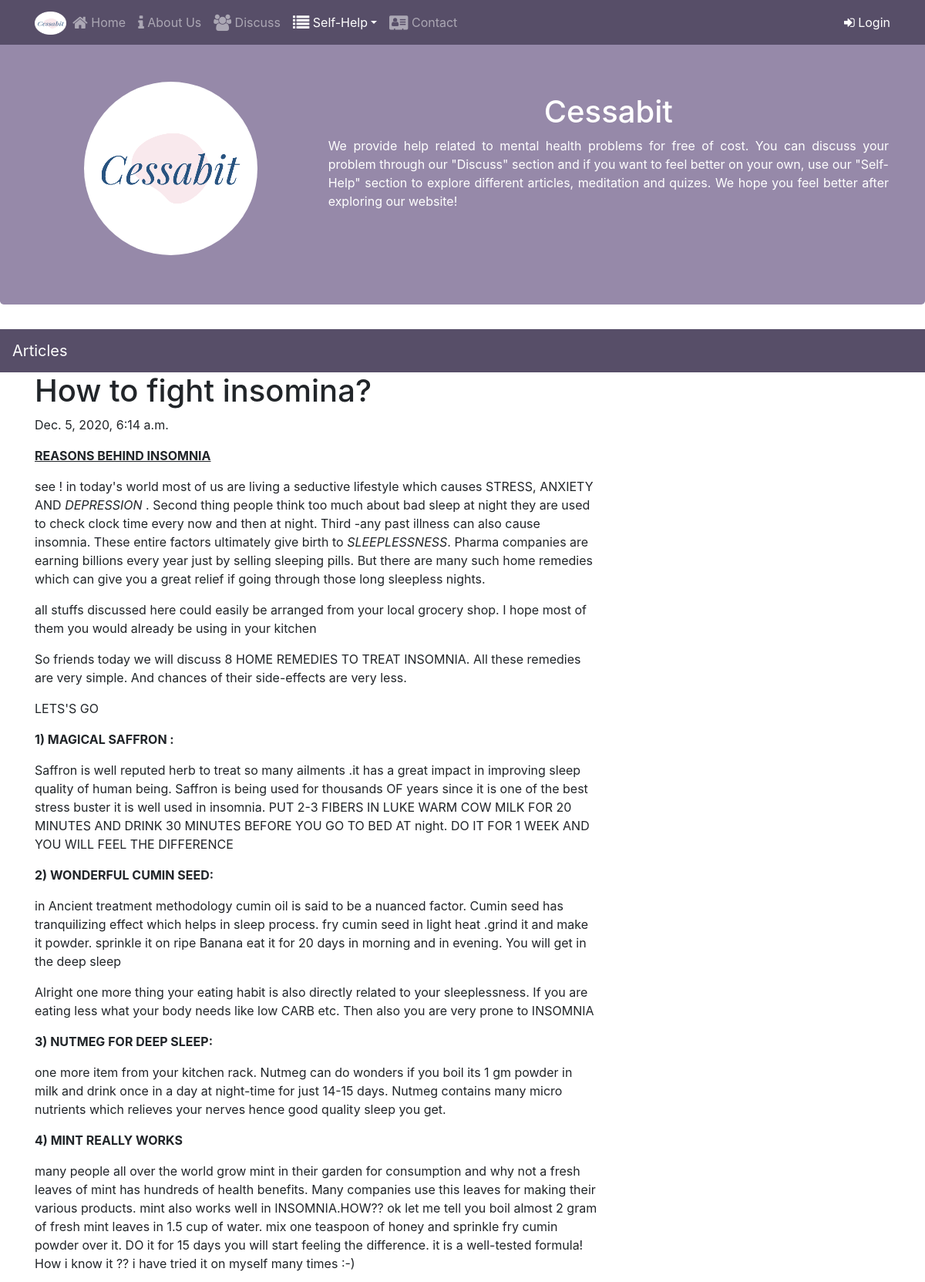
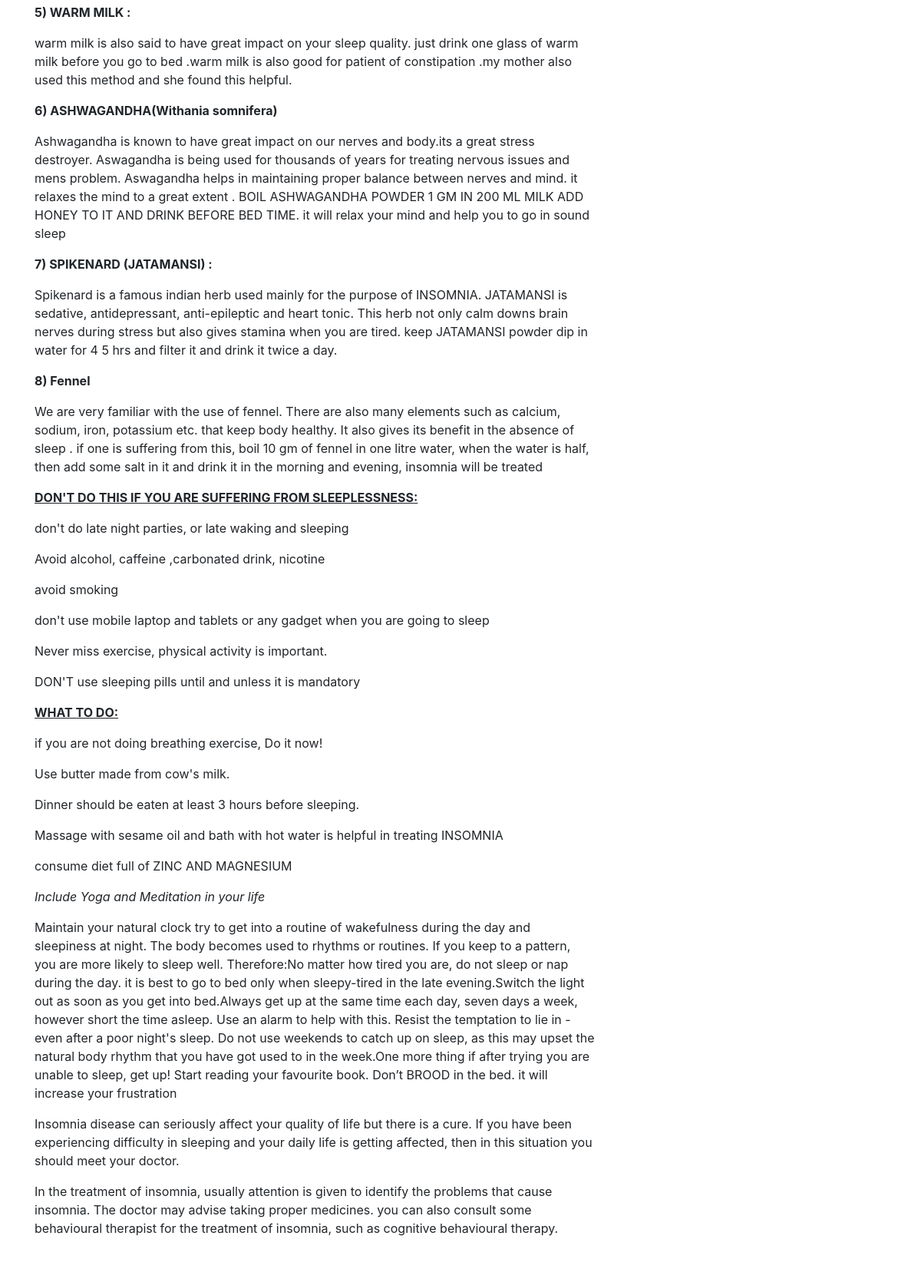
Page /article/post/22/ (upper part) on the committed database (2 pictures, top to bottom).
### article/models.py (models this page shows, shortened)
class Post(models.Model):
    author = models.ForeignKey('auth.User', on_delete=models.CASCADE)
    title = models.CharField(max_length=200)
    text=models.TextField()
    created_date = models.DateTimeField(default=timezone.now())
    published_date = models.DateTimeField(blank=True,null=True)

### article/views.py (the view)
# urls.py: path('post/<int:pk>/', views.PostDetailView.as_view(), name='post_detail'),
class PostDetailView(DetailView):
    model = Post

### article/templates/article/post_detail.html (shortened to what this page needs)
{% extends "basic_app/base.html" %}
{% load static %}
{% block content %}
<nav>
      <nav class="navbar navbar-dark navbar-expand-md fixed-top">
        <div class="container">
            <a class="navbar-brand mr-auto" href="{% url 'index' %}"><img src="{% static 'images/logo3.png' %}" height="30" width="41"></a>
            <div class="collapse navbar-collapse" id="Navbar">
            <ul class="navbar-nav mr-auto">
                <li class="nav-item"><a class="nav-link" href="{% url 'index' %}"><span class="fa fa-home fa-lg"></span> Home</a></li>
                <li class="nav-item"><a class="nav-link " href="{% url 'basic_app:about' %}"><span class="fa fa-info fa-lg"></span> About Us</a></li>
                <li class="nav-item"><a class="nav-link" href="{% url 'basic_app:discuss' %}"><span class="fa fa-users fa-lg"></span> Discuss</a></li>
                <li class="nav-item">
                  <div class="dropdown">
                    <a class="dropdown-toggle nav-link active" data-toggle="dropdown" href="#"><span class="fa fa-list fa-lg"></span> Self-Help</a>
                  </div>
                </li>
                <li class="nav-item"><a class="nav-link" href="{% url 'basic_app:contact' %}"><span class="fa fa-address-card fa-lg"></span> Contact</a></li>
            </ul>
            {% if user.is_authenticated %}
            <span class="navbar-text">
                <a href="{% url 'accounts:logout' %}" id="logoutButton">
                    <span class="fa fa-sign-in"></span> Logout
                </a>
            </span>
            {% else %}
            <span class="navbar-text">
                <a href="{% url 'accounts:login' %}" id="loginButton">
                    <span class="fa fa-sign-in"></span> Login
                </a>
            </span>
            {% endif %}
        </div>
        </div>
      </nav>
  </nav>
  <header class="jumbotron vertical-center header">
       <div class="container">
           <div class="row row-header">
             <div class="col-12 col-sm-4 align-self-center">
                 <div class="text-center">
                 <img src="{% static 'images/logo2.png' %}" class="img-fluid rounded-circle" id="logo">
                </div>
              </div>
               <div class="col-12 col-sm-8 header-text">
                   <h1>Cessabit</h1>
                   <p>We provide help related to mental health problems for free of cost. You can discuss your problem through our "Discuss" section and if you want to feel better on your own, use our "Self-Help" section to explore different articles, meditation and quizes. We hope you feel better after exploring our website!</p>
               </div>
           </div>
       </div>
   </header>
   <div class="navbar navbar-expand-lg navbar-dark techfont custom-navbar articlenav">
      <a class="navbar-brand bigbrand" href="{% url 'article:post_list' %}">Articles</a>
    </div>
   <div class="container">
     <div class="row">
       <div class="col-md-8">
         <div class="blog_posts">
           <h1 class="posttitile">{{post.title}}</h1>
            {% if post.published_date %}
              <div class="date postdate">
                {{post.published_date}}
              </div>
            {% else %}
              <a class="btn btn-success" href="{% url 'article:post_publish' pk=post.pk %}">Publish</a>
            {% endif %}
            <p Class='postcontent'>{{post.text|safe|linebreaksbr}}</p>
         </div>
       </div>
     </div>
   </div>
{% endblock %}

### basic_app/static/css/master.css (style rules this page uses)
h1 { color: #00000H; }
.header-text { margin-top: 5%; text-align: center; }
.header-text p { text-align: justify; }
nav, .articlenav { background-color: #574E68; }
.articlenav { background-color: #574E68; }
.header, .footer { background-color: #9689a9; color: #ffffff; }
#logo { margin-top: 12% }

### rows in the picture
Post: title "How to fight insomina?", published_date "Dec. 5, 2020, 6:14 a.m.", text "REASONS BEHIND INSOMNIA see ! in today's world most of us are living a seductive lifestyle which causes STRESS, ANXIETY AND DEPRESSION . Second thing people think too much about bad sleep at night they are used to check clock time every now and then at night. Third -any past illness can also cause insomnia. These entire factors ultimately give birth to SLEEPLESSNESS . Pharma companies are earning billions every year just by selling sleeping pills. But there are many such home remedies which can give you a great relief if going through those long sleepless nights. all stuffs discussed here could easily be arranged from your local grocery shop. I hope most of them you would already be using…"
